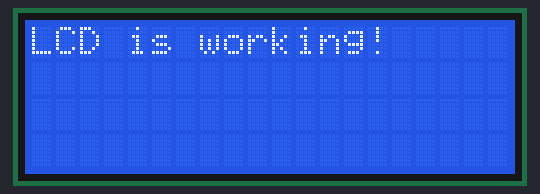
The program below on a simulated Raspberry Pi (BCM pin numbers). Shown: 20×4 character LCD.

Above: at 0.1 s.
At 2.1 s:
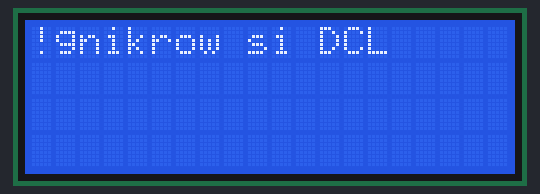

The program:

testLCD.py
```python
from RPLCD.i2c import CharLCD
import time

lcd = CharLCD('PCF8574', 0x27)

try:
    while True:
        lcd.write_string('LCD is working!')
        time.sleep(2)
        lcd.clear()
        lcd.write_string('!gnikrow si DCL')
        time.sleep(2)
        lcd.clear()

except KeyboardInterrupt:
    lcd.clear()
```

Measured:
- what the display in image 1 shows lasts 2.0 s, from 2.1 s to 4.1 s
